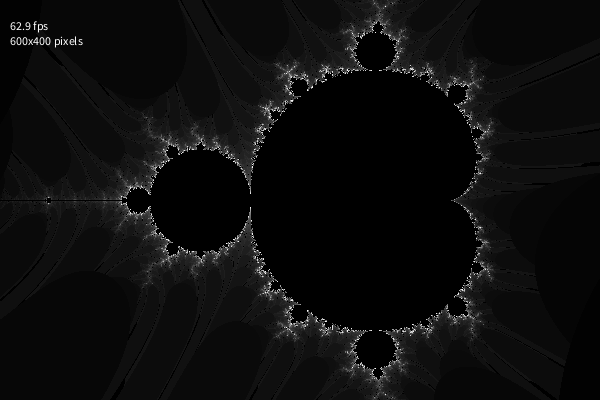
Frame 1 (no input)
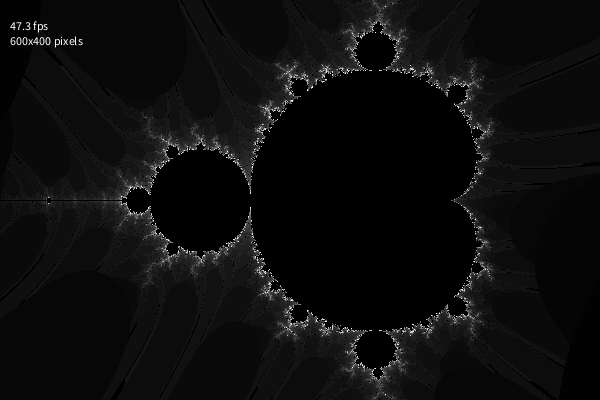
Frame 60 (the mouse pressed at the canvas centre just before this capture)
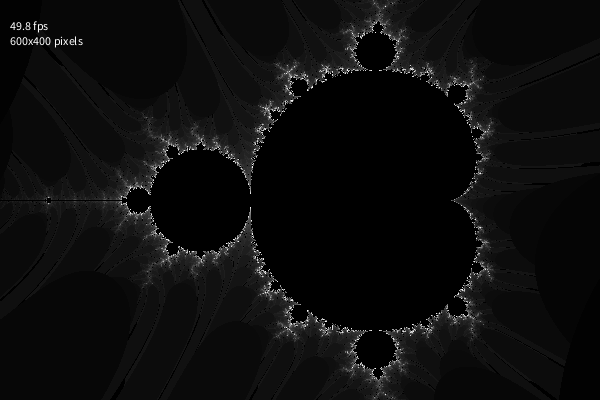
Frame 120 (the mouse held since frame 60 and released just before this capture)

The Processing sketch that drew these frames (run headless with seeded random() and noise(); from frame 60 on, the mouse is pressed at the canvas centre):

// Processing sketch: BE_Aufgabe2
// ── BE_Aufgabe2.pde
/**
 * Mandelbrot 
 * 
 */


protected int maxIters = 100;
protected int thresh = 3;
protected int zoom = 1;
protected float rightBound =  1*zoom;
protected float leftBound  = -2*zoom;
protected float upBound    =  1*zoom;
protected float downBound  = -1*zoom;


PImage data;

void update() {
  data.loadPixels();
  for (int y = 0; y < data.height; y++) { //<>// //<>//
    final float origIm = downBound + (float(y)/data.height) * abs(upBound - downBound);
    for (int x = 0; x < data.width; x++) {
      final float origRe = leftBound + (float(x)/data.width) * abs(leftBound - rightBound);
      
      float re = origRe;
      float im = origIm;
      boolean diverged = false;
      for(int i = 1; i <= maxIters; i++){
        float tempRe = re*re - im*im;
        float tempIm = 2.0 * re * im;
        re = tempRe + origRe;
        im = tempIm + origIm;
        if(re + im > thresh){
          diverged = true;
          float grey = (float(i)/maxIters)*255;
          data.pixels[y*data.width+x] = color(grey); 
          break;
        }
      }
      if(!diverged){
        data.pixels[y*data.width+x] = color(0);
      }
//      data.pixels[y*data.width+x] = color(origRe*255, origIm * 255, 0); 
  //    data.pixels[y*data.width+x] = color(re*255, im * 255, 0); 
    }
  }
  data.updatePixels();
  
}

void setup() {
  size(600, 400);
  data = new PImage(width, height);
}

void draw() {
  update();
  image(data, 0, 0);
  text(nf(frameRate, 2, 1) + " fps", 10, 30);
  text(width + "x" + height + " pixels", 10, 45);
}
